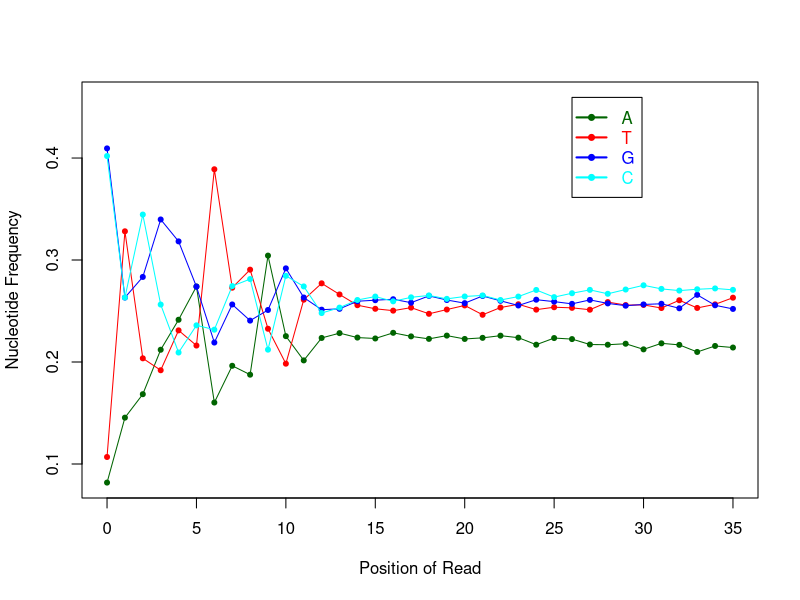

Write R code to recreate this figure.
position=c(0,1,2,3,4,5,6,7,8,9,10,11,12,13,14,15,16,17,18,19,20,21,22,23,24,25,26,27,28,29,30,31,32,33,34,35)
A_count=c(5550,9873,11434,14393,16389,18605,10879,13325,12733,20659,15298,13684,15178,15499,15203,15143,15520,15282,15116,15334,15111,15185,15329,15195,14728,15170,15102,14741,14724,14793,14417,14820,14716,14243,14643,14540)
C_count=c(27287,17869,23391,17401,14209,16017,15729,18631,19098,14398,19313,18608,16835,17198,17704,17933,17616,17882,18008,17780,17939,18009,17702,17931,18372,17894,18155,18377,18115,18401,18681,18443,18329,18415,18472,18379)
G_count=c(27795,17867,19239,23064,21606,18592,14872,17407,16332,17039,19810,17869,17059,17116,17621,17691,17755,17526,17977,17704,17494,17972,17650,17338,17724,17594,17447,17710,17475,17325,17407,17452,17151,18044,17351,17110)
T_count=c(7254,22277,13822,13028,15682,14672,26406,18523,19723,15790,13465,17725,18814,18073,17358,17119,16995,17196,16785,17068,17342,16720,17201,17418,17062,17221,17182,17057,17563,17366,17375,17170,17685,17173,17412,17857)
N_count=c(0,0,0,0,0,0,0,0,0,0,0,0,0,0,0,0,0,0,0,0,0,0,4,4,0,7,0,1,9,1,6,1,5,11,8,0)
X_count=c(0,0,0,0,0,0,0,0,0,0,0,0,0,0,0,0,0,0,0,0,0,0,0,0,0,0,0,0,0,0,0,0,0,0,0,0)
total= A_count + C_count + G_count + T_count
ym=max(A_count/total,C_count/total,G_count/total,T_count/total) + 0.05
yn=min(A_count/total,C_count/total,G_count/total,T_count/total)
pdf("/Users/olgabotvinnik/workspace/rna-seq-diff-exprn/test-results/rseqc/LNCaP_1/rseqc.NVC_plot.pdf")
plot(position,A_count/total,type="o",pch=20,ylim=c(yn,ym),col="dark green",xlab="Position of Read",ylab="Nucleotide Frequency")
lines(position,T_count/total,type="o",pch=20,col="red")
lines(position,G_count/total,type="o",pch=20,col="blue")
lines(position,C_count/total,type="o",pch=20,col="cyan")
legend(26,ym,legend=c("A","T","G","C"),col=c("dark green","red","blue","cyan"),lwd=2,pch=20,text.col=c("dark green","red","blue","cyan"))
dev.off()
